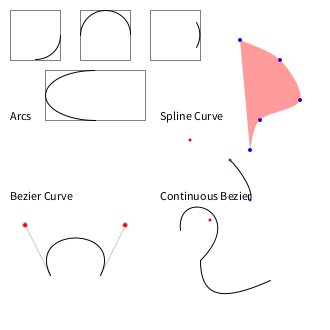
Frame 1 (no input)
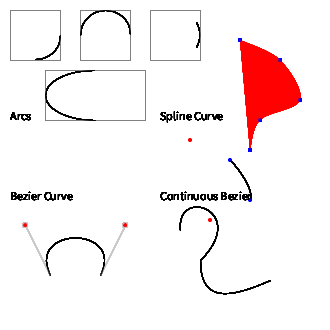
Frame 60 (the mouse pressed at the canvas centre just before this capture)
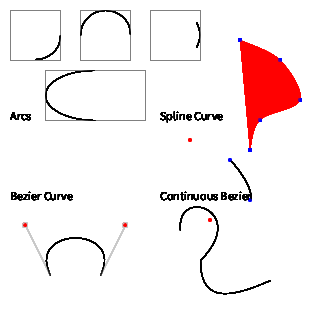
Frame 120 (the mouse held since frame 60 and released just before this capture)

The Processing sketch that drew these frames (run headless with seeded random() and noise(); from frame 60 on, the mouse is pressed at the canvas centre):

// Processing sketch: Curves
// ── Curves.pde
int[] coords = {
  240, 40, 280, 60, 300, 100, 260, 120, 250, 150
};

void setup() {
  size(330, 330);
  background(255);
  smooth();
  rectMode(CENTER); // show bounding boxes
}

void draw() {
  fill(0);
  text("Arcs", 10, 120);
  noFill();
  stroke(128);
  rect(35, 35, 50, 50);
  rect(105, 35, 50, 50);
  rect(175, 35, 50, 50);
  rect(95, 95, 100, 50);

  stroke(0);
  // arc(x, y, width, height, start, stop); start & stop in radians
  arc(35, 35, 50, 50, 0, 3.14 / 2.0); // lower quarter circle 
  arc(105, 35, 50, 50, -PI, 0);  // upper half of circle
  arc(175, 35, 50, 50, -PI / 6, PI / 6); // 60 degrees
  arc(95, 95, 100, 50, PI / 2, 3 * PI / 2); // 180 degrees
  
  fill(0);
  text("Spline Curve", 160, 120);
  noFill();
  // spline curve
  curve(190, 140, 230, 160, 250, 200, 210, 220);
  noStroke();
  fill(255, 0, 0);
  ellipse(190, 140, 3, 3);
  fill(0, 0, 255, 192);
  ellipse(250, 200, 3, 3);
  ellipse(230, 160, 3, 3);
  fill(255, 0, 0);
  ellipse(210, 220, 3, 3);
  
  // continuous spline curve
//  noFill();
  beginShape();
  curveVertex(coords[0], coords[1]);
  for (int i = 0; i < coords.length - 1; i += 2) {
    curveVertex(coords[i], coords[i+1]); // the first control point
    fill(0, 0, 255);
    ellipse(coords[i], coords[i+1], 4, 4);
    fill(255, 0, 0, 100);
  }
  curveVertex(coords[8], coords[9]);
  endShape();

  fill(0);
  text("Bezier Curve", 10, 200);
  noFill();
  
  ellipse(50, 275, 5, 5); // endpoints of curve
  ellipse(100, 275, 5, 5);
  noFill();
  stroke(200);
  line(50, 275, 25, 225);
  line(125, 225, 100, 275);
  fill(255, 0, 0);
  ellipse(25, 225, 5, 5);  // control points
  ellipse(125, 225, 5, 5); 
  stroke(0);
  noFill();
  bezier(50, 275, 25, 225, 125, 225, 100, 275);
  
  fill(0);
  text("Continuous Bezier", 160, 200);
  noFill();
  
  beginShape();
  vertex(180, 230); // first point
  bezierVertex(175, 185, 250, 210, 200, 260);
  bezierVertex(200, 300, 225, 300, 270, 280);
  endShape();
}
